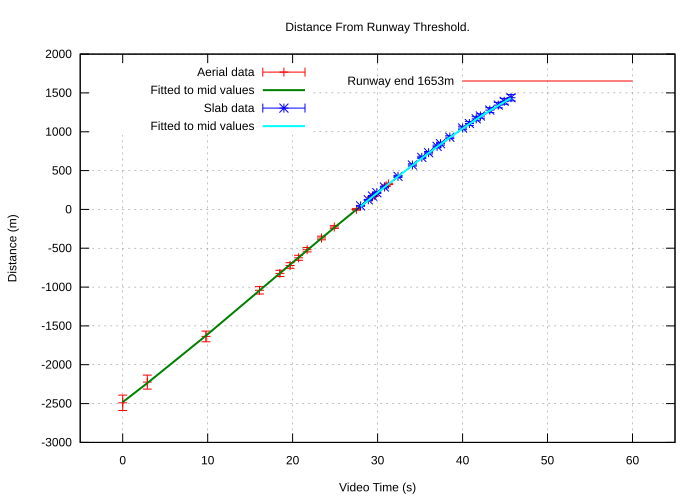

Reproduce this figure in gnuplot.
# set logscale x
set colorsequence classic
set grid
set title "Distance From Runway Threshold."
set xlabel "Video Time (s)"
set xtics
set xrange [-5:65]
#set format x ""

# set logscale y
set ylabel "Distance (m)"
set yrange [:2000]
# set ytics 8,35,3
# set logscale y2
#set y2label "Difference (m)"
#set y2range [-6:3]
#set y2tics

set pointsize 1
set datafile separator whitespace#"	"
set datafile missing "NaN"

set terminal svg size 700,500           # choose the file format

set output "tile_distance.svg"   # choose the output device
#set key title "Window Length"
set key left top
#  lw 2 pointsize 2

# Start distance arrows and labels
set arrow from 40,1653 to 60,1653 lt 1 nohead
set label "Runway end 1653m" at 39,1653 right font ",12"

# d coefficients: -2.481e+03, 8.276e+01, 5.914e-01, -1.173e-02
tile_distance(t) = -2.481e+03 + 8.276e+01 * t + 5.914e-01 * t**2 + -1.173e-02 * t**3
# Integral of v coefficients: 2.843e+02, -1.645e+01, 4.789e-01, -4.952e-03
# With offset of 4217.960402389347
slab_distance(t) = -4218.0 + t * (2.843e+02 + t * (-1.645e+01 / 2.0 + t * (4.789e-01 / 3.0 + t * -4.952e-03 / 4.0)))


plot "tile_distance_data.dat" using 2:3:4:5 title "Aerial data" w yerrorbars, \
    "tile_distance_data.dat" using 2:(tile_distance($2)) title "Fitted to mid values" lw 2 w line, \
    "slab_speed_data.dat" using 2:6:7:8 title "Slab data" w yerrorbars, \
    "slab_speed_data.dat" using 2:(slab_distance($2)) title "Fitted to mid values" lw 2 w line

# linespoints
#plot "tile_distance_data.dat" using 1:2 title "-10 knots" lt 1 lw 0.5 w lines, \
    "tile_distance_data.dat" using 1:3 title "Mid values" lt 2 lw 2 w lines, \
    "tile_distance_data.dat" using 1:4 title "+10 knots" lt 3 lw 0.5 w lines
reset
